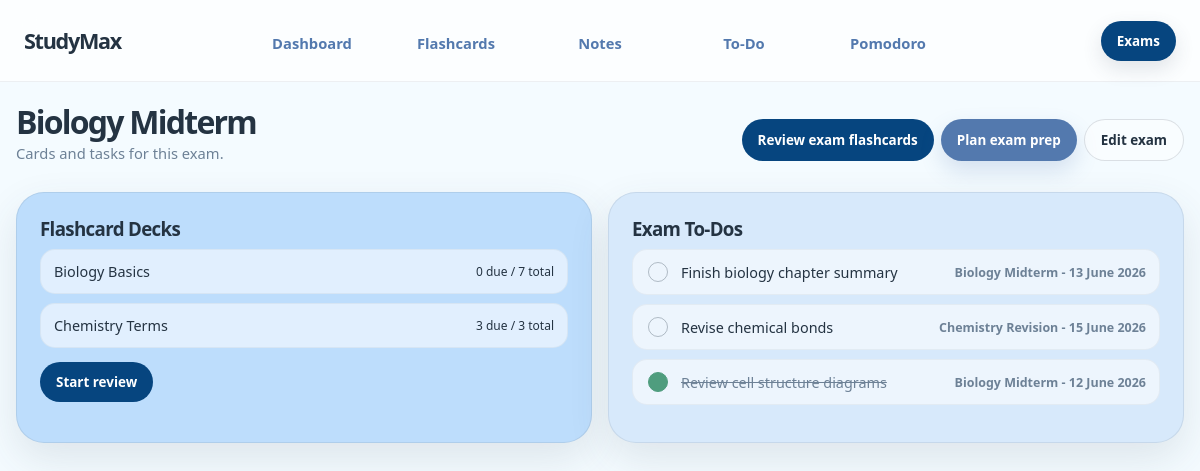
The app's page /exams/1/study with its own data.
### tables this page shows
CREATE TABLE "exams" (
    id INTEGER PRIMARY KEY AUTOINCREMENT,
    title TEXT NOT NULL,
    exam_date TEXT NOT NULL,
    deck_id INTEGER,
    notes TEXT,
    created_at TIMESTAMP DEFAULT CURRENT_TIMESTAMP,
    FOREIGN KEY (deck_id) REFERENCES flashcard_decks (id)
);

CREATE TABLE flashcard_decks (
            id INTEGER PRIMARY KEY AUTOINCREMENT,
            name TEXT NOT NULL UNIQUE,
            created_at TIMESTAMP DEFAULT CURRENT_TIMESTAMP
        );

CREATE TABLE todos (
    id INTEGER PRIMARY KEY AUTOINCREMENT,
    title TEXT NOT NULL,
    is_done INTEGER NOT NULL DEFAULT 0,
    created_at TIMESTAMP DEFAULT CURRENT_TIMESTAMP
, due_date TEXT, completed_at TEXT, project_id INTEGER);

### app.py (the view)
@app.get("/exams/<int:exam_id>/study")
def study_exam(exam_id):
    exam = get_exam(exam_id)
    if exam is None:
        flash("Exam not found.", "error")
        return redirect(url_for("exams"))
    return render_template(
        "exam_study.html",
        exam=exam,
        decks=get_exam_study_decks(exam),
        todos=get_exam_study_todos(exam_id),
    )

### app.py (called while the page is built)
def get_db():
    if "db" not in g:
        g.db = sqlite3.connect(DATABASE)
        g.db.row_factory = sqlite3.Row
    return g.db

def query_all(sql, params=()):
    return get_db().execute(sql, params).fetchall()

def query_one(sql, params=()):
    return get_db().execute(sql, params).fetchone()

def utc_now():
    return datetime.utcnow()

def today_utc_date():
    return utc_now().date()

def parse_date(value):
    if not value:
        return None
    return datetime.strptime(value, "%Y-%m-%d").date()

def format_display_date(value):
    parsed = parse_date(value)
    if parsed is None:
        return ""
    today = today_utc_date()
    if parsed == today - timedelta(days=1):
        return "Yesterday"
    if parsed == today:
        return "Today"
    if parsed == today + timedelta(days=1):
        return "Tomorrow"
    return f"{parsed.day} {parsed.strftime('%B %Y')}"

def get_flashcard_decks():
    return query_all(
        """
        SELECT d.id,
               d.name,
               COUNT(f.id) AS card_count,
               SUM(CASE WHEN datetime(f.due_at) <= datetime('now') THEN 1 ELSE 0 END) AS due_count
        FROM flashcard_decks d
        LEFT JOIN flashcards f ON f.deck_id = d.id
        GROUP BY d.id, d.name
        ORDER BY lower(d.name)
        """
    )

def get_exam(exam_id):
    exam = query_one(
        """
        SELECT e.*, d.name AS deck_name
        FROM exams e
        LEFT JOIN flashcard_decks d ON d.id = e.deck_id
        WHERE e.id = ?
        """,
        (exam_id,),
    )
    return exam_details(exam) if exam else None

def get_exam_study_todos(exam_id):
    rows = query_all(
        """
        SELECT DISTINCT t.*, p.name AS project_name
        FROM todos t
        LEFT JOIN todo_projects p ON p.id = t.project_id
        LEFT JOIN exam_todos et ON et.todo_id = t.id AND et.exam_id = ?
        LEFT JOIN exam_projects ep ON ep.project_id = t.project_id AND ep.exam_id = ?
        WHERE et.exam_id IS NOT NULL OR ep.exam_id IS NOT NULL
        ORDER BY t.is_done ASC, date(t.due_date) IS NULL, date(t.due_date) ASC, t.created_at ASC
        """,
        (exam_id, exam_id),
    )
    todos = []
    for row in rows:
        todo = dict(row)
        todo["due_label"] = format_display_date(todo["due_date"])
        todos.append(todo)
    return todos

@app.context_processor
def site_data():
    return {
        "decks": get_flashcard_decks(),
    }

### templates/exam_study.html (shortened to what this page needs)
{% extends "base.html" %}
{% block content %}
<section class="box-title page-title-row">
    <div>
        <h2>{{ exam.title }}</h2>
        <p class="hint-text">Cards and tasks for this exam.</p>
    </div>
    <div class="actions">
        <a class="button-link" href="{{ url_for('review_flashcards', exam_id=exam.id) }}">Review exam flashcards</a>
        <form method="post" action="{{ url_for('plan_exam_prep', exam_id=exam.id) }}">
            <button type="submit" class="button-link prep-button" data-confirm="This will move exam tasks and card review dates before the exam.">Plan exam prep</button>
        </form>
        <a class="button-link secondary" href="{{ url_for('exams', exam_id=exam.id) }}">Edit exam</a>
    </div>
</section>
<section class="split">
    <article class="box blue-card">
        <h3>Flashcard Decks</h3>
        {% if decks %}
            <ul class="simple-list">
                {% for deck in decks %}
                    <li>
                        <span>{{ deck.name }}</span>
                        <small>{{ deck.due_count or 0 }} due / {{ deck.card_count }} total</small>
                    </li>
                {% endfor %}
            </ul>
            <a class="button-link" href="{{ url_for('review_flashcards', exam_id=exam.id) }}">Start review</a>
        {% else %}
            <p>No decks added.</p>
        {% endif %}
    </article>
    <article class="box light-card">
        <h3>Exam To-Dos</h3>
        {% if todos %}
            <ul class="simple-list">
                {% for todo in todos %}
                    <li class="daily-task-item {{ 'done' if todo.is_done else '' }}">
                        <form method="post" action="{{ url_for('toggle_todo', todo_id=todo.id) }}">
                            <button type="submit" class="todo-check" aria-label="{{ 'Mark incomplete' if todo.is_done else 'Mark complete' }}"></button>
                        </form>
                        <span>{{ todo.title }}</span>
                        <small>
                            {% if todo.project_name %}{{ todo.project_name }}{% endif %}
                            {% if todo.due_label %}{{ ' - ' if todo.project_name else '' }}{{ todo.due_label }}{% endif %}
                        </small>
                    </li>
                {% endfor %}
            </ul>
        {% else %}
            <p>No tasks added.</p>
        {% endif %}
    </article>
</section>
{% endblock %}

### static/style.css (style rules this page uses)
:root { --bg: #f4fbff; --surface: rgba(255, 255, 255, 0.84); --surface-strong: #eef6ff; --text: #243342; --muted: #6d8196; --accent: #06457f; --accent-soft: #bdddfc; --deep-blue: #06457f; --study-blue: #5379ae; --blue: #bdddfc; --blue-strong: #82c8e5; --steel: #5379ae; --sky: #82c8e5; --yellow: #d9ebfc; --yellow-strong: #82c8e5; --mint: #e6f2ff; --lilac: #d7e9fb; --danger: #e66f68; --border: rgba(56, 73, 89, 0.1); --shadow: 0 16px 40px rgba(56, 73, 89, 0.12); }
* { box-sizing: border-box; }
html { scroll-behavior: smooth; }
body { min-height: 100vh; margin: 0; color: var(--text); background: var(--bg); font-family: "Trebuchet MS", "Segoe UI", sans-serif; }
body::before { content: none; }
a { color: inherit; text-decoration: none; }
h1, h2, h3, p { margin-top: 0; }
h2 { margin-bottom: 10px; font-size: clamp(1.35rem, 3vw, 2rem); letter-spacing: -0.055em; }
h3 { margin-bottom: 8px; letter-spacing: -0.035em; }
.hint-text { color: var(--muted); font-size: 0.92rem; line-height: 1.45; }
.maindash-box, .box, .card { position: relative; overflow: hidden; border: 1px solid var(--border); border-radius: 28px; background: var(--surface); box-shadow: var(--shadow); }
.maindash-box, .box { padding: 23px; }
.stats-grid, .split { display: grid; gap: 16px; }
.split { grid-template-columns: repeat(auto-fit, minmax(300px, 1fr)); row-gap: 28px; margin-bottom: 17px; }
.blue-card { background: var(--blue); }
.light-card { background: var(--lilac); }
.box-title { display: flex; align-items: center; justify-content: space-between; gap: 16px; margin-bottom: 15px; }
.page-title-row { margin: 0 0 13px; }
.box-title h2, .box-title h3 { margin-bottom: 0; }
input, select, textarea, button { font: inherit; }
button, .button-link { display: inline-flex; align-items: center; justify-content: center; width: fit-content; cursor: pointer; border: 0; border-radius: 999px; padding: 11px 16px; color: white; background: var(--accent); font-size: 0.84rem; font-weight: 800; transition: 180ms ease; }
button.secondary-button, .button-link.secondary { border: 1px solid rgba(56, 73, 89, 0.16); color: var(--text); background: rgba(255, 255, 255, 0.48); }
.todo-list, .simple-list { display: grid; gap: 9px; margin: 0 0 14px; padding: 0; list-style: none; }
.todo-list li, .simple-list li { display: flex; align-items: center; justify-content: space-between; gap: 11px; padding: 12px 13px; border: 1px solid rgba(56, 73, 89, 0.06); border-radius: 15px; background: rgba(255, 255, 255, 0.54); font-size: 0.9rem; }
.daily-task-item { display: grid !important; grid-template-columns: 24px minmax(0, 1fr) auto; gap: 10px; align-items: center !important; }
.daily-task-item form { display: grid; place-items: center; }
.daily-task-item small { color: var(--muted); font-size: 0.78rem; font-weight: 800; }
.daily-task-item.done span { color: var(--muted); text-decoration: line-through; }
.daily-task-item.done .todo-check { border-color: #4f9d7e; background: #4f9d7e; }
.actions { display: flex; flex-wrap: wrap; gap: 7px; }
.actions form { display: inline-flex; }
.prep-button { color: white; background: var(--study-blue); box-shadow: 0 10px 22px rgba(83, 121, 174, 0.2); }
.todo-check { width: 20px; height: 20px; min-width: 20px; padding: 0; border: 1px solid rgba(56, 73, 89, 0.34); background: transparent; box-shadow: none; }

### records on screen
exams: title "Biology Midterm"
flashcard_decks: name "Biology Basics", due_count "0", card_count "7"
flashcard_decks: name "Chemistry Terms", due_count "3", card_count "3"
todos: is_done 0 (drawn), title "Finish biology chapter summary", project_name "Biology Midterm", project_name "-", due_label "13 June 2026"
todos: is_done 0 (drawn), title "Revise chemical bonds", project_name "Chemistry Revision", project_name "-", due_label "15 June 2026"
todos: is_done 1 (drawn), title "Review cell structure diagrams", project_name "Biology Midterm", project_name "-", due_label "12 June 2026"
